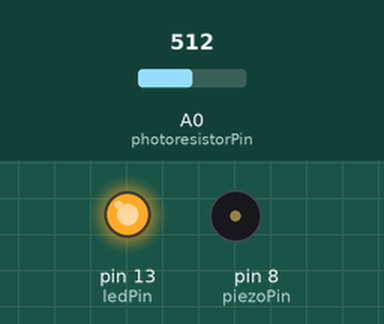
Simulated run of this sketch. Board: Arduino Uno, built with avr-gcc and run on an emulated ATmega328P. On the bench: output pins drawn as LEDs (lit = HIGH), buzzer (waves = sounding). Inputs (shaded band) come from the test bench; at power-on: A0 (photoresistorPin) = 512.

Above: at 0.1 s.
At 5.1 s:
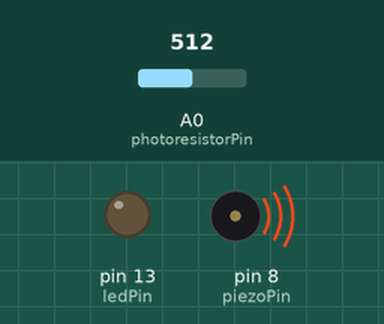
Timing chart, 0 to 6.6 s (numbered marks = the images above):
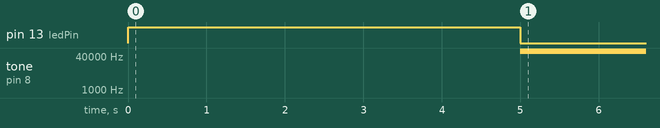

The sketch:

light_theremin.ino
```cpp
/*
 * Author:      Robbie Brandrick
 * Date:        January 17, 2016
 * Description: Time to make some noise! Using a photoresistor and a piezo \
 *              element, make a light based theremin.
 */


const int ledPin = 13;
const int piezoPin = 8;
const int photoresistorPin = A0;

int minLight = 1023;
int maxLight = 0;

void setup() {

  pinMode(ledPin, OUTPUT);

  calibrateSensor();

}

void loop() {

  int photoresistorValue = analogRead(photoresistorPin);

  int pitch = map(photoresistorValue, minLight, maxLight, 0, 4000);

  tone(piezoPin, pitch, 20);

}

/*
 * Sets up the min and max light variables so that they are calibrated with the environment.
 */
void calibrateSensor(){

  //Turn on the LED on the arduino to let the user know it is calibrating
  digitalWrite(ledPin, HIGH);

  while(millis() < 5000){

    int photoresistorValue = analogRead(photoresistorPin);

    if(photoresistorValue > maxLight){
      maxLight = photoresistorValue;
    }

    if(photoresistorValue < minLight){
      minLight = photoresistorValue;
    }

  }

  //Turn off the LED on the arduino to let the user know it is done calibrating
  digitalWrite(ledPin, LOW);

}
```

Measured:
- by itself, tone on pin 8 (piezoPin): silent → 65535 Hz at 5.0 s
